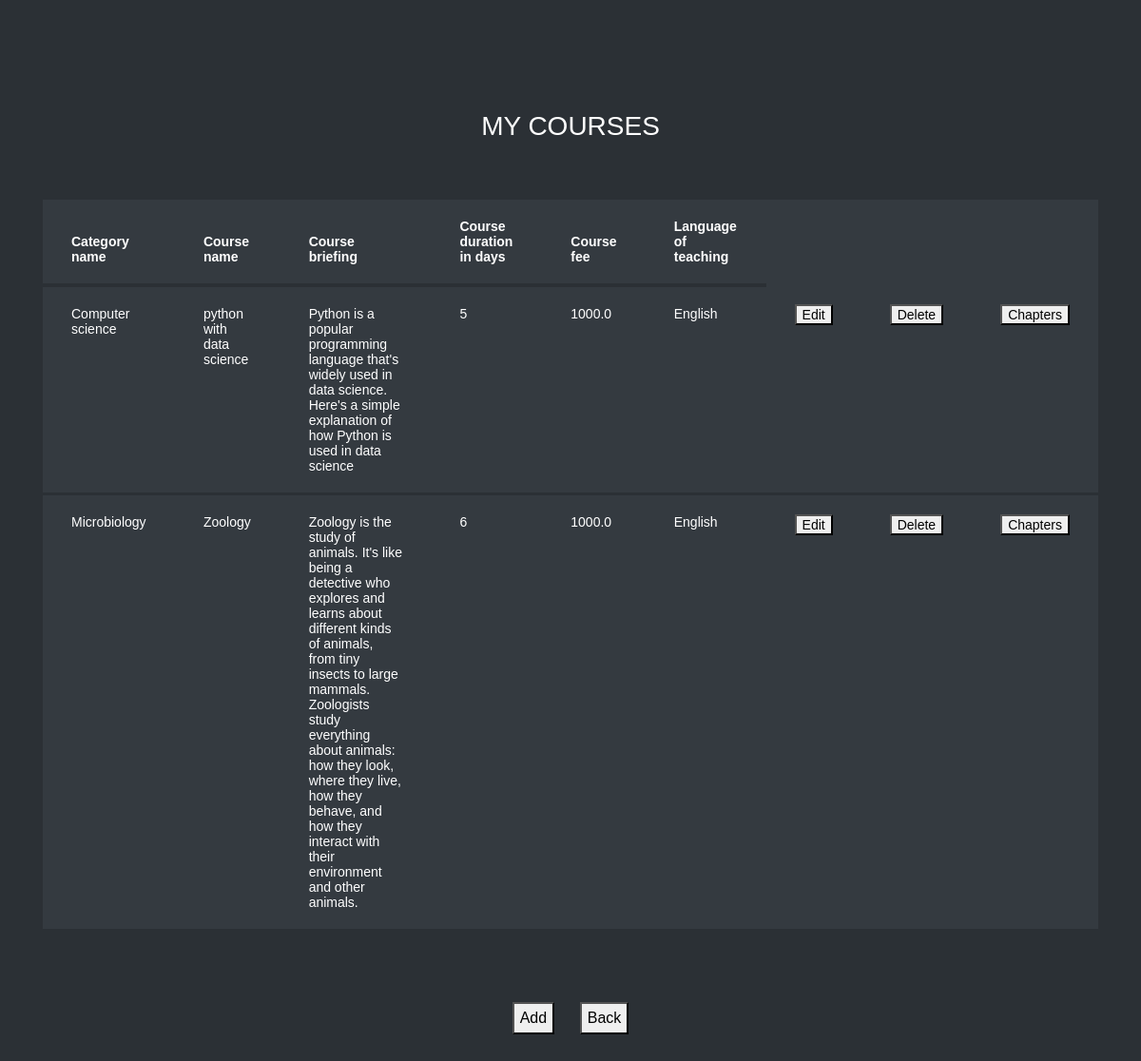
The app's page /course_tr/ (signed in) with its own data.
### learn/models.py (models this page shows, shortened)
class Course(models.Model):
    Course_title = models.CharField(max_length=200, null=True)
    Course_brief = models.TextField(null=True)
    Course_duration = models.IntegerField(null=True)
    Course_fee = models.FloatField(null=True)
    Language = models.CharField(max_length=200, null=True)
    cou_cat = models.ForeignKey(Category, on_delete=models.CASCADE, null=True,related_name = 'Course_to_category')
    cou_reg = models.ForeignKey(Registration, on_delete=models.SET_NULL, null=True, related_name = 'Course_to_registration')

class Category(models.Model):
    Category_title = models.CharField(max_length=200, null=True)
    Image = models.ImageField(null=True)

### learn/views.py (the view)
# urls.py: path('course_tr/', learn.views.course_tr, name='course_tr'),
def course_tr(request):
    dd = Course.objects.filter(cou_reg = request.session['logg'])
    return render(request,'course_tr.html',{'dd':dd})

### Template/course_tr.html (shortened to what this page needs)
{% load static %}
<html lang="en">
  <head>
	<link rel="stylesheet" href="https://stackpath.bootstrapcdn.com/font-awesome/4.7.0/css/font-awesome.min.css">
	<link rel="stylesheet" href="{% static 'tabble/css/style.css' %}">
	</head>
	<body>
	<section class="ftco-section">
		<div class="container">
			<div class="row justify-content-center">
				<div class="col-md-6 text-center mb-5">
					<h2 class="heading-section">MY COURSES</h2>
				</div>
			</div>
			{% if dd %}
			<div class="row">
				<div class="col-md-12">
					<div class="table-wrap">
						<table class="table table-bordered table-dark table-hover">
						  <thead>
						    <tr>
                                <th>
                                    Category name
                                </th>
                                <th>
                                    Course name
                                </th>
                                <th>
                                    Course briefing
                                </th>
                                <th>
                                    Course duration in days
                                </th>
                                <th>
                                    Course fee
                                </th>
                                <th>
                                    Language of teaching
                                </th>
						    </tr>
						  </thead>
						  <tbody>
						  {% for i in dd %}
						    <tr>
                              <td>
                                  {{i.cou_cat.Category_title}}
                              </td>
                              <td>
                                  {{i.Course_title}}
                              </td>
                              <td>
                                  {{i.Course_brief}}
                              </td>
                              <td>
                                  {{i.Course_duration}}
                              </td>
                              <td>
                                  {{i.Course_fee}}
                              </td>
                              <td>
                                  {{i.Language}}
                              </td>
                              <td>
                                  <button type="button" onclick="location.href='{% url 'edit_course_tr' i.id %}'" name='t_h'>Edit</button>
                              </td>
                              <td>
                                  <button type="button" onclick="location.href='{% url 'delete_course_tr' i.id %}'" name='del'>Delete</button>
                              </td>
                               <td>
                                  <button type="button" onclick="location.href='{% url 'chapter_tr' i.id %}'" name='del'>Chapters</button>
                              </td>
						    </tr>
						  {% endfor %}
						  </tbody>
						</table>
					</div>
				</div>
			</div>
			{% else %}
			<h1 align="center" style="color:blue">No courses added</h1>
			{% endif %}
		</div>
		<br><br>
		<div align="center">
          <button type="button" onclick="location.href='{% url 'add_course_tr' %}'" name='mybtn2'>Add</button>&nbsp&nbsp&nbsp&nbsp&nbsp
			<button type="button" onclick="location.href='{% url 'teacher_home' %}'" name='mybtn2'>Back</button>
		</div>
	</section>
	</body>
</html>

### records on screen
Course: cou_cat.Category_title "Computer science", Course_title "python with data science", Course_brief "Python is a popular programming language that's widely used in data science. Here's a simple explanation of how Python is used in data science", Course_duration "5", Course_fee "1000.0", Language "English"
Course: cou_cat.Category_title "Microbiology", Course_title "Zoology", Course_brief "Zoology is the study of animals. It's like being a detective who explores and learns about different kinds of animals, from tiny insects to large mammals. Zoologists study everything about animals: how they look, where they live, how they behave, and how they interact with their environment and other animals.", Course_duration "6", Course_fee "1000.0", Language "English"
